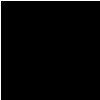
Frame 1 (no input)
Frame 60 (the mouse pressed at the canvas centre just before this capture): identical to frame 1, image omitted
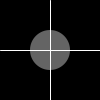
Frame 120 (the mouse held since frame 60 and released just before this capture)

The Processing sketch that drew these frames (run headless with seeded random() and noise(); from frame 60 on, the mouse is pressed at the canvas centre):

// Processing sketch: circle_with_target
// ── circle_with_target.pde
PGraphics circles;

void setup() {
  size(100, 100);
  circles = createGraphics(width, height); circles.beginDraw();
  circles.background(0);
  circles.noStroke();
  circles.fill(255, 100); circles.endDraw();
  noCursor();
} 

void draw() {
  image(circles, 0, 0);
  stroke(255);
  line(mouseX, 0, mouseX, height);
  line(0, mouseY, width, mouseY);
}

void mousePressed() {
  circles.beginDraw();
  circles.ellipse(mouseX, mouseY, 40, 40);
  circles.endDraw();
}
